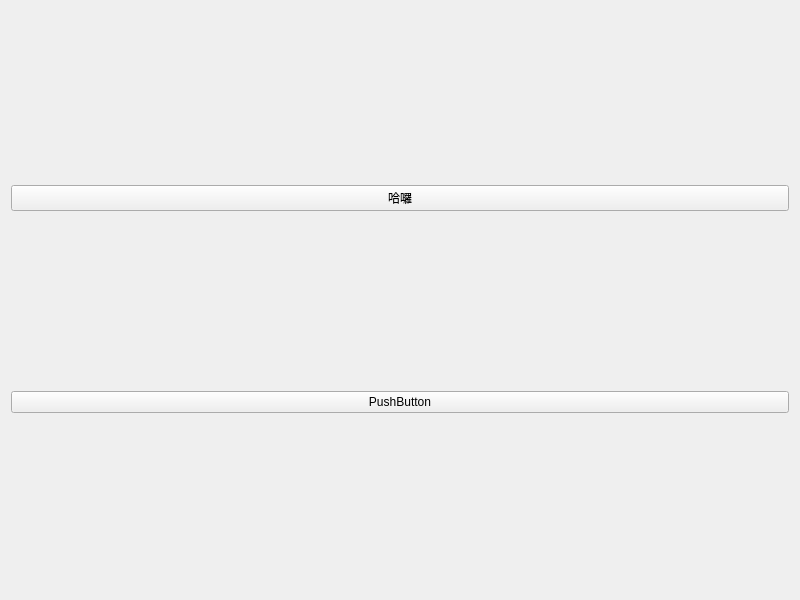
<?xml version="1.0" encoding="UTF-8"?>
<ui version="4.0">
 <class>DesignWidget</class>
 <widget class="QWidget" name="DesignWidget">
  <property name="geometry">
   <rect>
    <x>0</x>
    <y>0</y>
    <width>800</width>
    <height>600</height>
   </rect>
  </property>
  <property name="windowTitle">
   <string>DesignWidget</string>
  </property>
  <layout class="QVBoxLayout" name="verticalLayout">
   <item>
    <widget class="QPushButton" name="pushButton">
     <property name="text">
      <string>哈囉</string>
     </property>
    </widget>
   </item>
   <item>
    <widget class="QPushButton" name="pushButton_2">
     <property name="text">
      <string>PushButton</string>
     </property>
    </widget>
   </item>
  </layout>
 </widget>
 <resources/>
 <connections/>
</ui>
